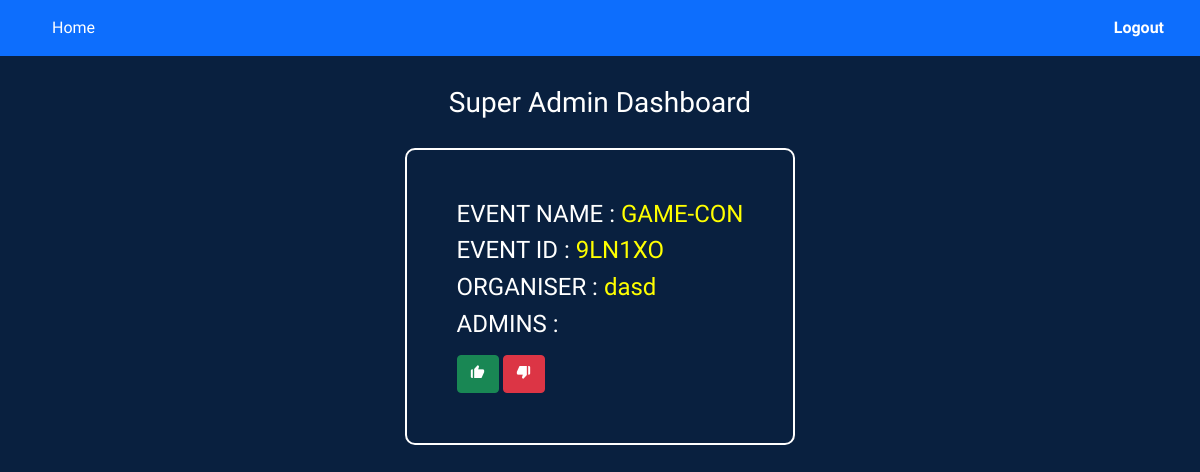
Before: /super-admin/sa-event.php?event_id=9LN1XO (signed in) with the older database file.
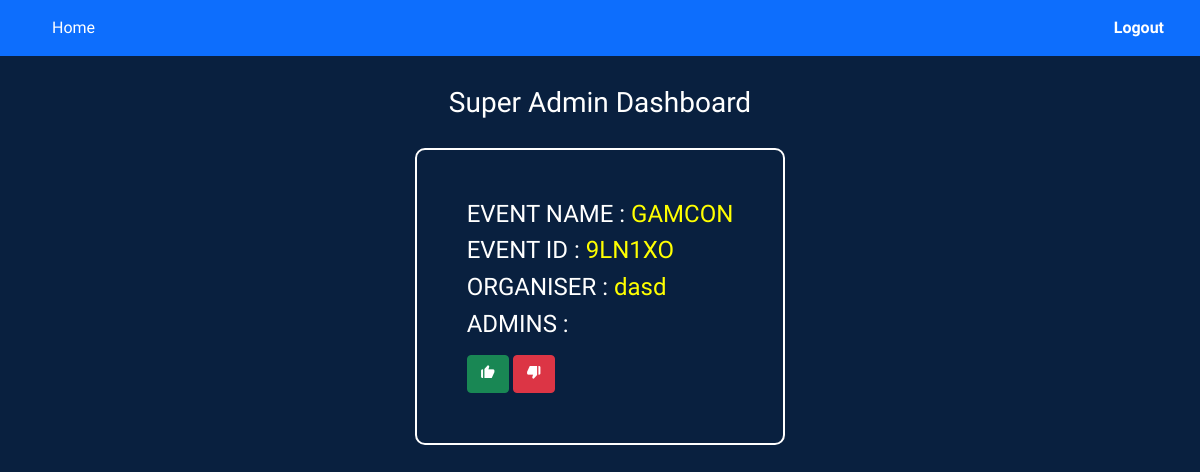
After: the same page with the newer database file.
### tables this page shows
CREATE TABLE `events` (
  `event_id` varchar(10) NOT NULL,
  `event_name` varchar(50) NOT NULL,
  `event_s_date` date DEFAULT '2023-01-01',
  `event_s_time` time DEFAULT '00:00:00',
  `event_e_date` date DEFAULT '2023-01-01',
  `event_e_time` time DEFAULT '00:00:00',
  `event_venue` varchar(50) NOT NULL DEFAULT 'Update Your event venue',
  `organizer` varchar(50) NOT NULL,
  `event_desc` varchar(300) NOT NULL DEFAULT 'event buddy description (please update from below )',
  `event_broc` varchar(100) NOT NULL DEFAULT 'event-broucher-01.pdf',
  `c_image1` varchar(100) NOT NULL DEFAULT 'eb-black-bg-logo-16-9.png',
  `c_image2` varchar(100) NOT NULL DEFAULT 'eb-black-bg-logo-16-9.png',
  `c_image3` varchar(100) NOT NULL DEFAULT 'eb-black-bg-logo-16-9.png',
  `approval` int(1) NOT NULL DEFAULT 0,
  `e_slot` int(10) NOT NULL,
  `event_type` varchar(10) DEFAULT NULL,
  `form_link` varchar(2000) DEFAULT 'your embeded form link will be here'
);

### super-admin/sa-event.php (the view, shortened to what this page needs)
<?php
include "../database/db_conn.php";
if (isset($_GET['event_id'])) {
    $event_id = $_GET['event_id'];
?>
    <!DOCTYPE html>
    <html lang="en">
    <head>
        <link rel="stylesheet" href="https://maxcdn.bootstrapcdn.com/bootstrap/4.0.0/css/bootstrap.min.css" />
        <link rel="stylesheet" href="https://use.fontawesome.com/releases/v5.3.1/css/all.css" />
        <link href="//maxcdn.bootstrapcdn.com/bootstrap/4.0.0/css/bootstrap.min.css" rel="stylesheet" id="bootstrap-css" />
        <link href="https://cdn.jsdelivr.net/npm/bootstrap@5.0.2/dist/css/bootstrap.min.css" rel="stylesheet">
        <link rel="stylesheet" href="https://cdn.jsdelivr.net/npm/bootstrap-icons@1.5.0/font/bootstrap-icons.css">
        <link href='https://unpkg.com/boxicons@2.1.4/css/boxicons.min.css' rel='stylesheet'>
        <link rel="stylesheet" href="css/super-admin.css">
    </head>
    <body>
        <nav class="navbar navbar-expand-lg navbar-dark bg-primary">
            <div class="container-fluid">
                <div class="collapse navbar-collapse" id="navbarCollapse">
                    <div class="navbar-nav">
                        <a href="../index.php" class="nav-item nav-link active">Home</a>
                    </div>
                    <div class="navbar-nav ms-auto">
                        <a href="../signup-login/super-admin-logout.php" class="nav-item nav-link active"><strong>Logout</strong></a>
                    </div>
                </div>
            </div>
        </nav>
        <div class="container">
            <div style="padding-bottom: 20px;" id="admin-heading">
                <h3>Super Admin Dashboard</h3>
            </div>
            <?php
            $sql = "SELECT event_admin.a_name, events.event_name,events.organizer ,GROUP_CONCAT(event_admin.a_name, ' (', event_admin.a_email, ')' SEPARATOR '<br>') AS admin_info FROM `events` INNER JOIN event_admin ON events.event_id = event_admin.event_id WHERE events.event_id='{$event_id}' GROUP BY events.event_id";
            $result = $conn->query($sql);
            if ($result->num_rows > 0) {
                while ($row = $result->fetch_assoc()) {
            ?>
                    <div id="sadmin-containt">
                        <h4>EVENT NAME : <span><?php echo $row['event_name']; ?></span></h4>
                        <h4>EVENT ID : <span><?php echo $event_id; ?></span></h4>
                        <h4>ORGANISER : <span><?php echo $row['organizer']; ?></span></h4>
                        <h4>ADMINS : </h4>
                <?php
                }
            } else {
            }
                ?>
                <a class="btn btn-success" href="approval.php?c=1&event_id=<?php echo $event_id; ?>"><i class='bx bxs-like'></i></a>
                <a class="btn btn-danger" href="approval.php?c=2&event_id=<?php echo $event_id; ?>"><i class='bx bxs-dislike'></i></a>
                    </div>
        </div>
    </body>
    </html>
<?php
} else {
    header("location:./sa-login.php");
}
?>

Changed rows visible on the page:
changed events "dasd": event_name "GAME-CON" → "GAMCON"
